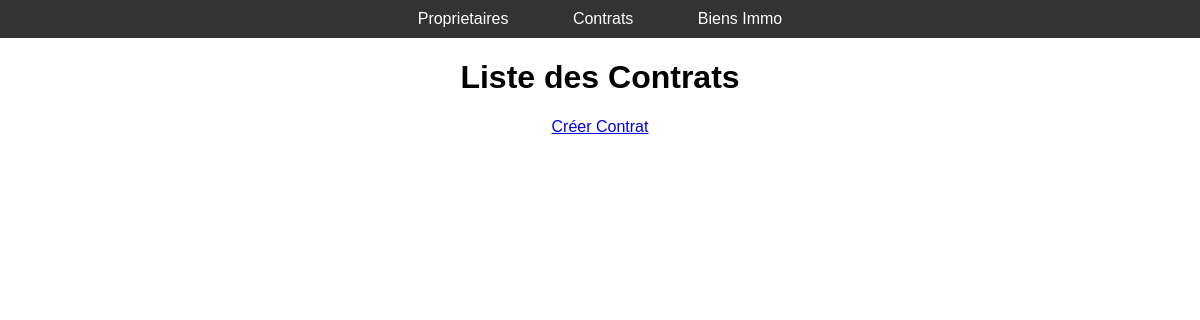
Page /liste-contrats/ on the earlier database version.
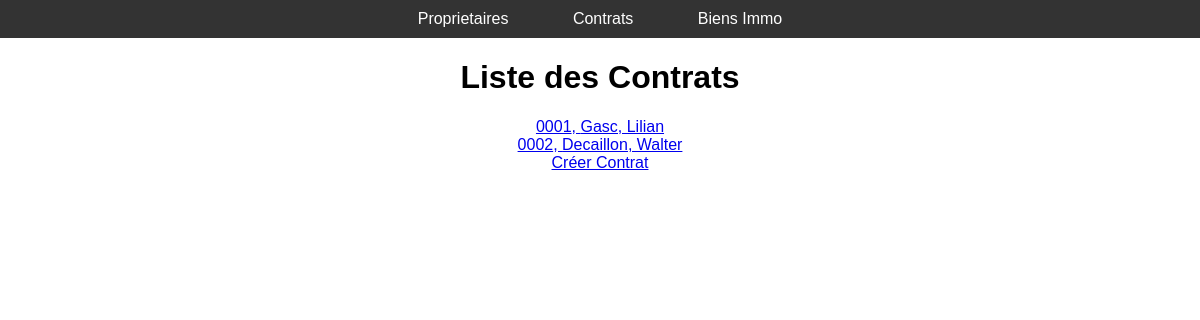
Same page on the later database version.
### copal_manager/models.py (models this page shows, shortened)
class Contrat(models.Model):
    numero_contrat=models.CharField(max_length=5, blank = True)
    proprietaire = models.ForeignKey(Proprietaire, on_delete=models.CASCADE)
    date_debut = models.DateField()
    date_fin = models.DateField(null = True, blank = True)
    frais_gestion = models.DecimalField(max_digits=10, decimal_places=2)

class Proprietaire(models.Model):
    def __str__(self):
        return self.nom + ", " + self.prenom
    CHOICES = [('M', 'Monsieur'),('Mme', 'Madame')]
    civilite = models.CharField(max_length=4, choices=CHOICES, default="M")
    nom = models.CharField(max_length=50)
    prenom = models.CharField(max_length=50)
    telephone = models.CharField(max_length=20)
    email = models.EmailField()
    addresse = models.CharField(max_length=50)
    code_postal = models.CharField(max_length=10)
    ville = models.CharField(max_length=20)

### copal_manager/views.py (the view)
# urls.py: path('liste-contrats/', views.liste_contrats, name = "liste-contrats"),
def liste_contrats(request):
    contrats = Contrat.objects.all()
    return render(request, 'copal_manager/liste-contrats.html', {'contrats': contrats})

### copal_manager/templates/copal_manager/liste-contrats.html
{% extends 'copal_manager/base.html' %}
{% block content %}
<h1>Liste des Contrats</h1>
{% for contrat in contrats %}
<li><a href="{% url 'detail-contrat' contrat.id %}">{{ contrat.numero_contrat }}, {{ contrat.proprietaire }}</a></li>
{% endfor %}
<li><a href="{% url 'create-contrat' %}">Créer Contrat</a></li>
{% endblock %}

### copal_manager/templates/copal_manager/base.html (shortened to what this page needs)
<!DOCTYPE html>
{% load static %}
<html>
  <head>
    <link rel="stylesheet" href="{% static 'copal_manager/styles.css' %}">
  </head>
  <body>
    <nav>
      <ul class="menu">
      <li><a href="{% url 'liste-proprietaires' %}">Proprietaires</a></li>
      <li><a href="{% url 'liste-contrats' %}">Contrats</a></li>
      <li><a href="{% url 'liste-biens-immobiliers' %}">Biens Immo</a></li>
    </nav>
 <div class="block_content">
      {% block content %} {% endblock %}
 </div>
  </body>
</html>

### copal_manager/static/copal_manager/styles.css (style rules this page uses)
body { margin: 0; padding: 0; font-family: Arial, sans-serif; }
nav { background-color: #333; text-align: center; }
.block_content { text-align : center; }
.block_content li { list-style: none; }
.menu { list-style: none; padding: 0; margin: 0; display: inline-block; }
.menu li { display: inline-block; margin-right: 20px; }
.menu li:last-child { margin-right: 0; }
.menu li a { display: inline-block; padding: 10px 20px; color: #fff; text-decoration: none; border-radius: 5px; transition: background-color 0.3s ease; }

Differences in the rows shown:
added Contrat: numero_contrat "0001", proprietaire "Gasc, Lilian"
added Contrat: numero_contrat "0002", proprietaire "Decaillon, Walter"
